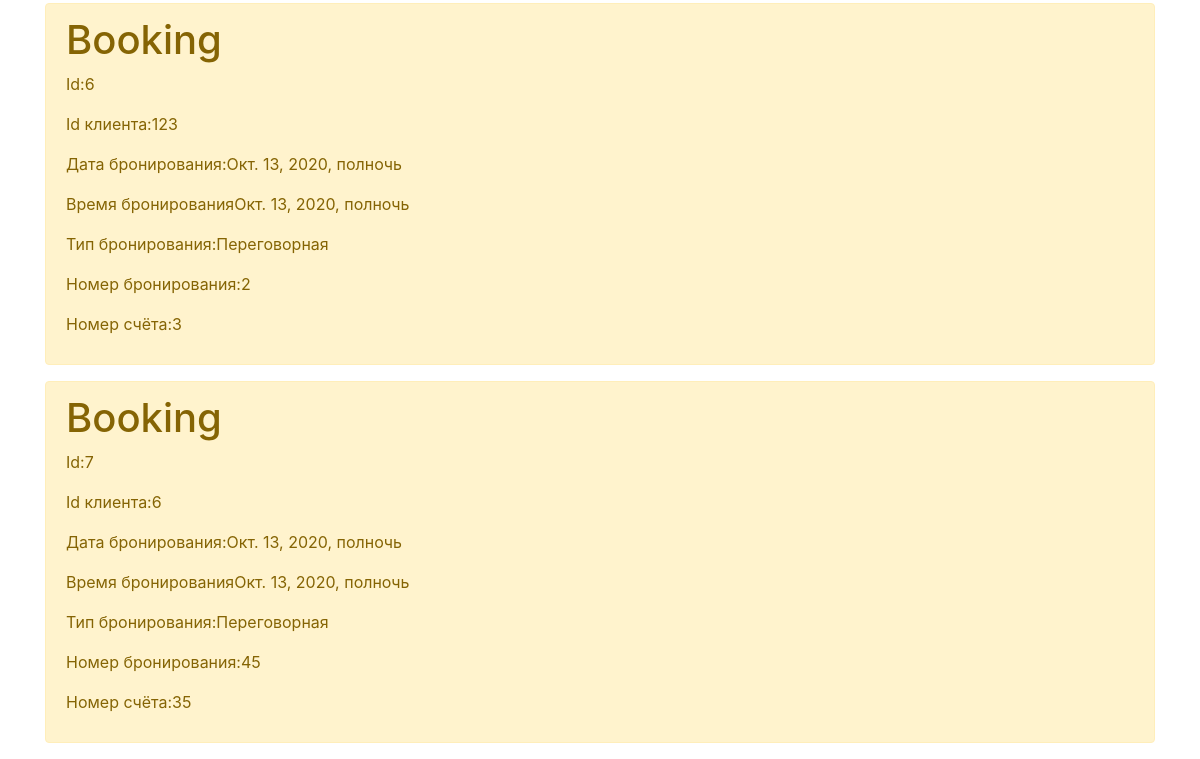
Before: / (lower part) with the older database file.
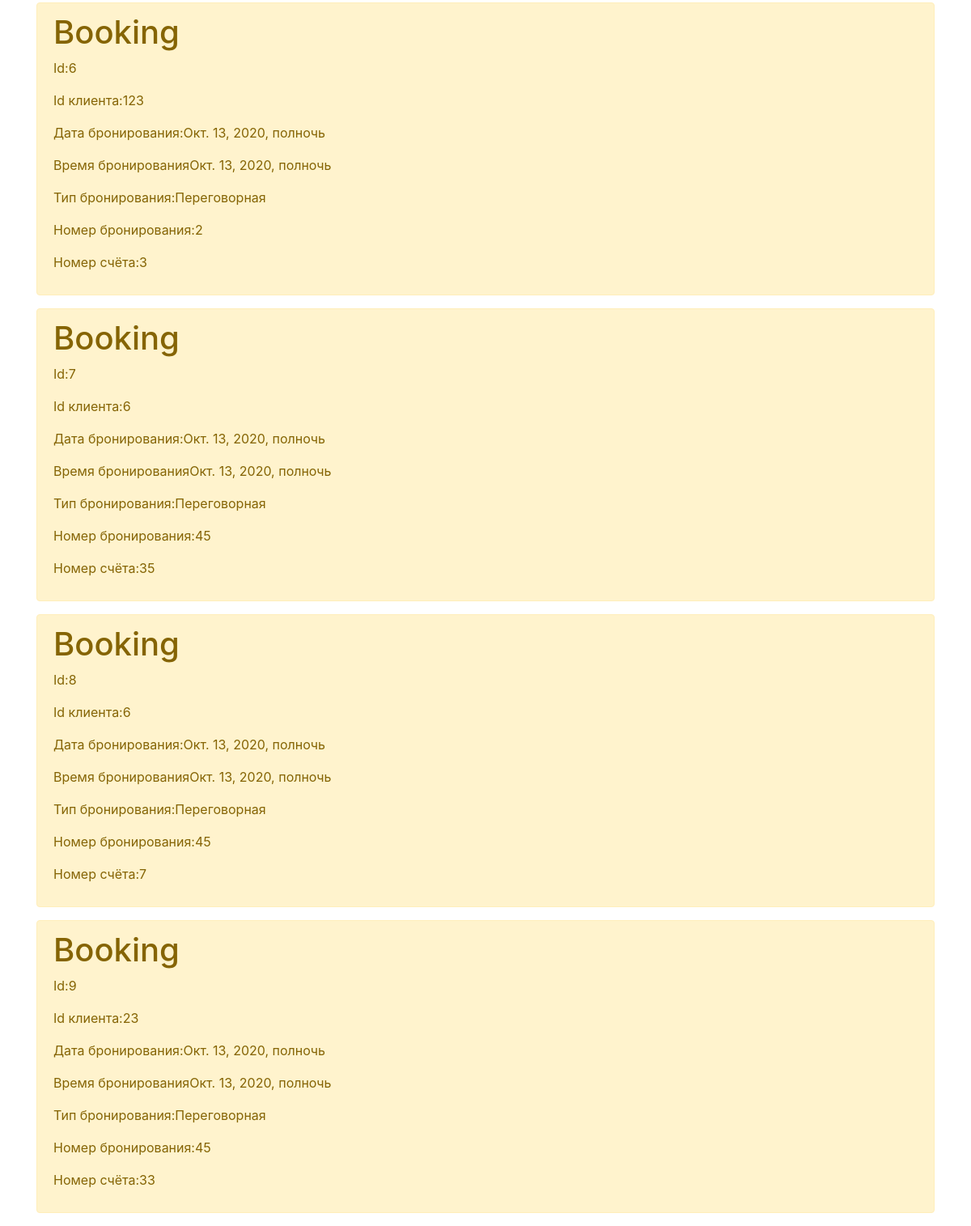
After: the same page with the newer database file.
### main/models.py (models this page shows, shortened)
class Booking(models.Model):
    id = models.AutoField(primary_key=True)
    dateofbooking = models.DateTimeField('date of booking')
    timeofbooking = models.DateTimeField('time of booking')
    typebooking = models.CharField('type booking', max_length=50)
    numberbooking = models.PositiveIntegerField('number booking')
    accountnumber = models.PositiveIntegerField('account number')
    idclient = models.PositiveIntegerField('id client')

### main/views.py (the view)
# urls.py: path('', views.index, name='home'),
def index(request):
    booking = Booking.objects.all()
    form = HousesFilterForm(request.GET)
    if form.is_valid():
        if form.cleaned_data["min_price"]:
            booking = booking.filter(idclient__gte=form.cleaned_data["min_price"])
        if form.cleaned_data["max_price"]:
            booking = booking.filter(idclient__lte=form.cleaned_data["max_price"])
    return render(request, 'main/index.html', {'title': 'Главная страница сайта', 'booking': booking, "form": form})

### main/templates/main/index.html (shortened to what this page needs)
{%extends 'main/base.html' %}
{%block content%}<h1>Главная</h1>
{% for el in booking%}
<div class="alert alert-warning mt-2">
     <h1>Booking</h1>
    <p>Id:{{el.id}}</p>
     <p>Id клиента:{{el.idclient}}</p>
     <p>Дата бронирования:{{el.dateofbooking}}<p>
    <p>Время бронирования{{el.timeofbooking}}<p>
    <p>Тип бронирования:{{el.typebooking}}<p>
    <p>Номер бронирования:{{el.numberbooking}}<p>
    <p>Номер счёта:{{el.accountnumber}}<p>
</div>
{% endfor %}
{% endblock %}

Changed rows visible on the page:
added Booking: id "8", idclient "6", dateofbooking "Окт. 13, 2020, полночь", timeofbooking "Окт. 13, 2020, полночь", typebooking "Переговорная", numberbooking "45", accountnumber "7"
added Booking: id "9", idclient "23", dateofbooking "Окт. 13, 2020, полночь", timeofbooking "Окт. 13, 2020, полночь", typebooking "Переговорная", numberbooking "45", accountnumber "33"
